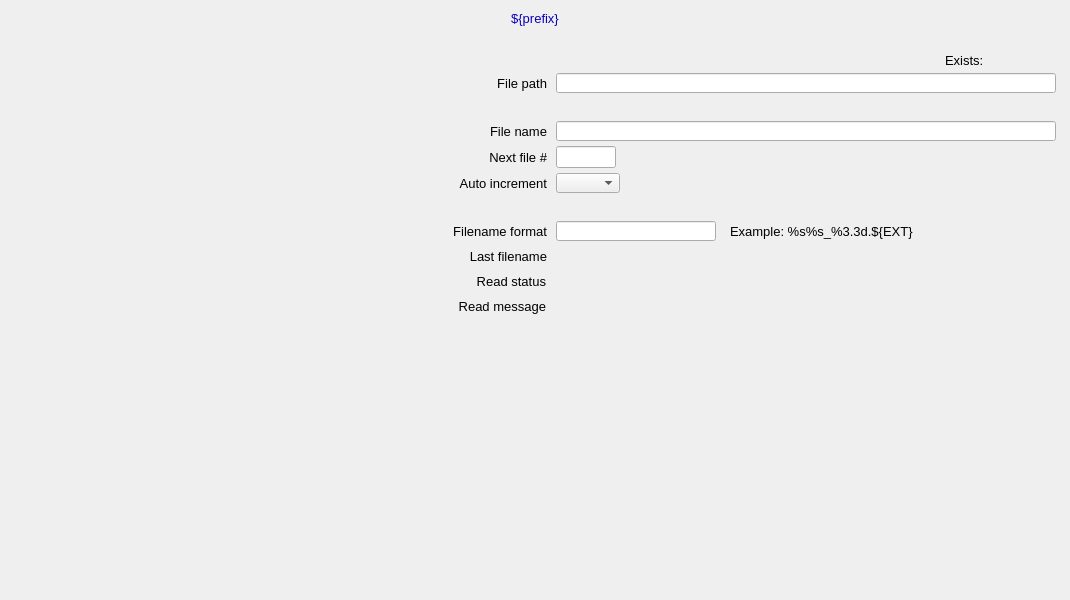
<?xml version="1.0" ?>
<ui version="4.0">
  <class>Dialog</class>
  <widget class="QWidget" name="screen">
    <property name="geometry">
      <rect>
        <x>360</x>
        <y>159</y>
        <width>1070</width>
        <height>600</height>
      </rect>
    </property>
    <property name="styleSheet">
      <string notr="true">QWidget#screen {
  color: rgb(0, 0, 0);
  background-color: rgb(187, 187, 187);
  }</string>
    </property>
    <property name="windowTitle">
      <string>NDProcessTIFF</string>
    </property>
    <widget class="PyDMDrawingRectangle" name="rectangle">
      <property name="geometry">
        <rect>
          <x>0</x>
          <y>5</y>
          <width>1070</width>
          <height>26</height>
        </rect>
      </property>
      <property name="brush" stdset="0">
        <brush brushstyle="SolidPattern">
          <color alpha="255">
            <red>218</red>
            <green>218</green>
            <blue>218</blue>
          </color>
        </brush>
      </property>
      <property name="penStyle" stdset="0">
        <enum>Qt::SolidLine</enum>
      </property>
      <property name="penColor" stdset="0">
        <color>
          <red>218</red>
          <green>218</green>
          <blue>218</blue>
        </color>
      </property>
      <property name="penWidth" stdset="0">
        <double>0</double>
      </property>
      <property name="penCapStyle" stdset="0">
        <enum>Qt::FlatCap</enum>
      </property>
      <property name="toolTip">
        <string>rectangle</string>
      </property>
    </widget>
    <widget class="QLabel" name="text">
      <property name="geometry">
        <rect>
          <x>0</x>
          <y>6</y>
          <width>1070</width>
          <height>25</height>
        </rect>
      </property>
      <property name="text">
        <string>${prefix}</string>
      </property>
      <property name="font" stdset="0">
        <font>
          <pointsize>10</pointsize>
        </font>
      </property>
      <property name="brush" stdset="0">
        <brush brushstyle="SolidPattern">
          <color alpha="255">
            <red>10</red>
            <green>0</green>
            <blue>184</blue>
          </color>
        </brush>
      </property>
      <property name="toolTip">
        <string>text</string>
      </property>
      <property name="alignment">
        <set>Qt::AlignCenter</set>
      </property>
      <property name="styleSheet">
        <string notr="true">QLabel#text {
  color: rgb(10, 0, 184);
  }</string>
      </property>
    </widget>
    <widget class="PyDMEmbeddedDisplay" name="composite">
      <property name="geometry">
        <rect>
          <x>5</x>
          <y>40</y>
          <width>380</width>
          <height>555</height>
        </rect>
      </property>
      <property name="toolTip">
        <string>composite</string>
      </property>
      <property name="filename" stdset="0">
        <string>PluginBase_V331.ui</string>
      </property>
    </widget>
    <widget class="PyDMDrawingRectangle" name="rectangle_1">
      <property name="geometry">
        <rect>
          <x>390</x>
          <y>40</y>
          <width>675</width>
          <height>280</height>
        </rect>
      </property>
      <property name="brush" stdset="0">
        <brush brushstyle="NoBrush">
          <color alpha="255">
            <red>0</red>
            <green>0</green>
            <blue>0</blue>
          </color>
        </brush>
      </property>
      <property name="penStyle" stdset="0">
        <enum>Qt::SolidLine</enum>
      </property>
      <property name="penColor" stdset="0">
        <color>
          <red>0</red>
          <green>0</green>
          <blue>0</blue>
        </color>
      </property>
      <property name="penWidth" stdset="0">
        <double>1</double>
      </property>
      <property name="penCapStyle" stdset="0">
        <enum>Qt::FlatCap</enum>
      </property>
      <property name="toolTip">
        <string>rectangle_1</string>
      </property>
    </widget>
    <widget class="QLabel" name="text_1">
      <property name="geometry">
        <rect>
          <x>417</x>
          <y>246</y>
          <width>130</width>
          <height>20</height>
        </rect>
      </property>
      <property name="text">
        <string>Last filename</string>
      </property>
      <property name="font" stdset="0">
        <font>
          <pointsize>10</pointsize>
        </font>
      </property>
      <property name="brush" stdset="0">
        <brush brushstyle="SolidPattern">
          <color alpha="255">
            <red>0</red>
            <green>0</green>
            <blue>0</blue>
          </color>
        </brush>
      </property>
      <property name="toolTip">
        <string>text_1</string>
      </property>
      <property name="alignment">
        <set>Qt::AlignRight|Qt::AlignTrailing|Qt::AlignVCenter</set>
      </property>
      <property name="styleSheet">
        <string notr="true">QLabel#text_1 {
  color: rgb(0, 0, 0);
  }</string>
      </property>
    </widget>
    <widget class="PyDMLabel" name="text_update">
      <property name="geometry">
        <rect>
          <x>556</x>
          <y>247</y>
          <width>500</width>
          <height>18</height>
        </rect>
      </property>
      <property name="toolTip">
        <string>PV: ${prefix}FullFileName_RBV</string>
      </property>
      <property name="channel" stdset="0">
        <string>ca://${prefix}FullFileName_RBV</string>
      </property>
      <property name="displayFormat" stdset="0">
        <enum>PyDMLabel::String</enum>
      </property>
      <property name="font" stdset="0">
        <font>
          <pointsize>10</pointsize>
        </font>
      </property>
      <property name="alignment">
        <set>Qt::AlignLeading|Qt::AlignLeft|Qt::AlignVCenter</set>
      </property>
      <property name="textInteractionFlags">
        <set>Qt::TextSelectableByKeyboard|Qt::TextSelectableByMouse</set>
      </property>
      <property name="styleSheet">
        <string notr="true">PyDMLabel#text_update {
  color: rgb(10, 0, 184);
  background-color: rgb(187, 187, 187);
  }</string>
      </property>
    </widget>
    <widget class="QLabel" name="text_2">
      <property name="geometry">
        <rect>
          <x>397</x>
          <y>221</y>
          <width>150</width>
          <height>20</height>
        </rect>
      </property>
      <property name="text">
        <string>Filename format</string>
      </property>
      <property name="font" stdset="0">
        <font>
          <pointsize>10</pointsize>
        </font>
      </property>
      <property name="brush" stdset="0">
        <brush brushstyle="SolidPattern">
          <color alpha="255">
            <red>0</red>
            <green>0</green>
            <blue>0</blue>
          </color>
        </brush>
      </property>
      <property name="toolTip">
        <string>text_2</string>
      </property>
      <property name="alignment">
        <set>Qt::AlignRight|Qt::AlignTrailing|Qt::AlignVCenter</set>
      </property>
      <property name="styleSheet">
        <string notr="true">QLabel#text_2 {
  color: rgb(0, 0, 0);
  }</string>
      </property>
    </widget>
    <widget class="PyDMLabel" name="text_update_1">
      <property name="geometry">
        <rect>
          <x>556</x>
          <y>198</y>
          <width>160</width>
          <height>18</height>
        </rect>
      </property>
      <property name="toolTip">
        <string>PV: ${prefix}FileTemplate_RBV</string>
      </property>
      <property name="channel" stdset="0">
        <string>ca://${prefix}FileTemplate_RBV</string>
      </property>
      <property name="displayFormat" stdset="0">
        <enum>PyDMLabel::String</enum>
      </property>
      <property name="font" stdset="0">
        <font>
          <pointsize>10</pointsize>
        </font>
      </property>
      <property name="alignment">
        <set>Qt::AlignLeading|Qt::AlignLeft|Qt::AlignVCenter</set>
      </property>
      <property name="textInteractionFlags">
        <set>Qt::TextSelectableByKeyboard|Qt::TextSelectableByMouse</set>
      </property>
      <property name="styleSheet">
        <string notr="true">PyDMLabel#text_update_1 {
  color: rgb(10, 0, 184);
  background-color: rgb(187, 187, 187);
  }</string>
      </property>
    </widget>
    <widget class="PyDMLineEdit" name="text_entry">
      <property name="geometry">
        <rect>
          <x>556</x>
          <y>221</y>
          <width>160</width>
          <height>20</height>
        </rect>
      </property>
      <property name="channel" stdset="0">
        <string>ca://${prefix}FileTemplate</string>
      </property>
      <property name="toolTip">
        <string>${prefix}FileTemplate</string>
      </property>
      <property name="displayFormat" stdset="0">
        <enum>PyDMLineEdit::String</enum>
      </property>
      <property name="font" stdset="0">
        <font>
          <pointsize>10</pointsize>
        </font>
      </property>
      <property name="styleSheet">
        <string notr="true">PyDMLineEdit#text_entry {
  color: rgb(0, 0, 0);
  background-color: rgb(115, 223, 255);
  border: 1px solid black;
  margin: 0px;
  padding: 0px;
  spacing: 0px;
  }</string>
      </property>
    </widget>
    <widget class="QLabel" name="text_3">
      <property name="geometry">
        <rect>
          <x>407</x>
          <y>173</y>
          <width>140</width>
          <height>20</height>
        </rect>
      </property>
      <property name="text">
        <string>Auto increment</string>
      </property>
      <property name="font" stdset="0">
        <font>
          <pointsize>10</pointsize>
        </font>
      </property>
      <property name="brush" stdset="0">
        <brush brushstyle="SolidPattern">
          <color alpha="255">
            <red>0</red>
            <green>0</green>
            <blue>0</blue>
          </color>
        </brush>
      </property>
      <property name="toolTip">
        <string>text_3</string>
      </property>
      <property name="alignment">
        <set>Qt::AlignRight|Qt::AlignTrailing|Qt::AlignVCenter</set>
      </property>
      <property name="styleSheet">
        <string notr="true">QLabel#text_3 {
  color: rgb(0, 0, 0);
  }</string>
      </property>
    </widget>
    <widget class="PyDMEnumComboBox" name="menu">
      <property name="geometry">
        <rect>
          <x>556</x>
          <y>173</y>
          <width>64</width>
          <height>20</height>
        </rect>
      </property>
      <property name="toolTip">
        <string>${prefix}AutoIncrement</string>
      </property>
      <property name="channel" stdset="0">
        <string>ca://${prefix}AutoIncrement</string>
      </property>
      <property name="font" stdset="0">
        <font>
          <pointsize>10</pointsize>
        </font>
      </property>
      <property name="styleSheet">
        <string notr="true">PyDMEnumComboBox#menu {
  color: rgb(0, 0, 0);
  background-color: rgb(115, 223, 255);
  }</string>
      </property>
    </widget>
    <widget class="PyDMLabel" name="text_update_2">
      <property name="geometry">
        <rect>
          <x>625</x>
          <y>174</y>
          <width>80</width>
          <height>18</height>
        </rect>
      </property>
      <property name="toolTip">
        <string>PV: ${prefix}AutoIncrement_RBV</string>
      </property>
      <property name="channel" stdset="0">
        <string>ca://${prefix}AutoIncrement_RBV</string>
      </property>
      <property name="displayFormat" stdset="0">
        <enum>PyDMLabel::String</enum>
      </property>
      <property name="font" stdset="0">
        <font>
          <pointsize>10</pointsize>
        </font>
      </property>
      <property name="alignment">
        <set>Qt::AlignLeading|Qt::AlignLeft|Qt::AlignVCenter</set>
      </property>
      <property name="textInteractionFlags">
        <set>Qt::TextSelectableByKeyboard|Qt::TextSelectableByMouse</set>
      </property>
      <property name="styleSheet">
        <string notr="true">PyDMLabel#text_update_2 {
  color: rgb(10, 0, 184);
  background-color: rgb(187, 187, 187);
  }</string>
      </property>
    </widget>
    <widget class="QLabel" name="text_4">
      <property name="geometry">
        <rect>
          <x>437</x>
          <y>147</y>
          <width>110</width>
          <height>20</height>
        </rect>
      </property>
      <property name="text">
        <string>Next file #</string>
      </property>
      <property name="font" stdset="0">
        <font>
          <pointsize>10</pointsize>
        </font>
      </property>
      <property name="brush" stdset="0">
        <brush brushstyle="SolidPattern">
          <color alpha="255">
            <red>0</red>
            <green>0</green>
            <blue>0</blue>
          </color>
        </brush>
      </property>
      <property name="toolTip">
        <string>text_4</string>
      </property>
      <property name="alignment">
        <set>Qt::AlignRight|Qt::AlignTrailing|Qt::AlignVCenter</set>
      </property>
      <property name="styleSheet">
        <string notr="true">QLabel#text_4 {
  color: rgb(0, 0, 0);
  }</string>
      </property>
    </widget>
    <widget class="PyDMLineEdit" name="text_entry_1">
      <property name="geometry">
        <rect>
          <x>556</x>
          <y>146</y>
          <width>60</width>
          <height>22</height>
        </rect>
      </property>
      <property name="channel" stdset="0">
        <string>ca://${prefix}FileNumber</string>
      </property>
      <property name="toolTip">
        <string>${prefix}FileNumber</string>
      </property>
      <property name="font" stdset="0">
        <font>
          <pointsize>10</pointsize>
        </font>
      </property>
      <property name="styleSheet">
        <string notr="true">PyDMLineEdit#text_entry_1 {
  color: rgb(0, 0, 0);
  background-color: rgb(115, 223, 255);
  border: 1px solid black;
  margin: 0px;
  padding: 0px;
  spacing: 0px;
  }</string>
      </property>
    </widget>
    <widget class="PyDMLabel" name="text_update_3">
      <property name="geometry">
        <rect>
          <x>621</x>
          <y>148</y>
          <width>80</width>
          <height>18</height>
        </rect>
      </property>
      <property name="toolTip">
        <string>PV: ${prefix}FileNumber_RBV</string>
      </property>
      <property name="channel" stdset="0">
        <string>ca://${prefix}FileNumber_RBV</string>
      </property>
      <property name="font" stdset="0">
        <font>
          <pointsize>10</pointsize>
        </font>
      </property>
      <property name="alignment">
        <set>Qt::AlignLeading|Qt::AlignLeft|Qt::AlignVCenter</set>
      </property>
      <property name="textInteractionFlags">
        <set>Qt::TextSelectableByKeyboard|Qt::TextSelectableByMouse</set>
      </property>
      <property name="styleSheet">
        <string notr="true">PyDMLabel#text_update_3 {
  color: rgb(10, 0, 184);
  background-color: rgb(187, 187, 187);
  }</string>
      </property>
    </widget>
    <widget class="QLabel" name="text_5">
      <property name="geometry">
        <rect>
          <x>457</x>
          <y>121</y>
          <width>90</width>
          <height>20</height>
        </rect>
      </property>
      <property name="text">
        <string>File name</string>
      </property>
      <property name="font" stdset="0">
        <font>
          <pointsize>10</pointsize>
        </font>
      </property>
      <property name="brush" stdset="0">
        <brush brushstyle="SolidPattern">
          <color alpha="255">
            <red>0</red>
            <green>0</green>
            <blue>0</blue>
          </color>
        </brush>
      </property>
      <property name="toolTip">
        <string>text_5</string>
      </property>
      <property name="alignment">
        <set>Qt::AlignRight|Qt::AlignTrailing|Qt::AlignVCenter</set>
      </property>
      <property name="styleSheet">
        <string notr="true">QLabel#text_5 {
  color: rgb(0, 0, 0);
  }</string>
      </property>
    </widget>
    <widget class="PyDMLineEdit" name="text_entry_2">
      <property name="geometry">
        <rect>
          <x>556</x>
          <y>121</y>
          <width>500</width>
          <height>20</height>
        </rect>
      </property>
      <property name="channel" stdset="0">
        <string>ca://${prefix}FileName</string>
      </property>
      <property name="toolTip">
        <string>${prefix}FileName</string>
      </property>
      <property name="displayFormat" stdset="0">
        <enum>PyDMLineEdit::String</enum>
      </property>
      <property name="font" stdset="0">
        <font>
          <pointsize>10</pointsize>
        </font>
      </property>
      <property name="styleSheet">
        <string notr="true">PyDMLineEdit#text_entry_2 {
  color: rgb(0, 0, 0);
  background-color: rgb(115, 223, 255);
  border: 1px solid black;
  margin: 0px;
  padding: 0px;
  spacing: 0px;
  }</string>
      </property>
    </widget>
    <widget class="PyDMLabel" name="text_update_4">
      <property name="geometry">
        <rect>
          <x>556</x>
          <y>98</y>
          <width>175</width>
          <height>18</height>
        </rect>
      </property>
      <property name="toolTip">
        <string>PV: ${prefix}FileName_RBV</string>
      </property>
      <property name="channel" stdset="0">
        <string>ca://${prefix}FileName_RBV</string>
      </property>
      <property name="displayFormat" stdset="0">
        <enum>PyDMLabel::String</enum>
      </property>
      <property name="font" stdset="0">
        <font>
          <pointsize>10</pointsize>
        </font>
      </property>
      <property name="alignment">
        <set>Qt::AlignLeading|Qt::AlignLeft|Qt::AlignVCenter</set>
      </property>
      <property name="textInteractionFlags">
        <set>Qt::TextSelectableByKeyboard|Qt::TextSelectableByMouse</set>
      </property>
      <property name="styleSheet">
        <string notr="true">PyDMLabel#text_update_4 {
  color: rgb(10, 0, 184);
  background-color: rgb(187, 187, 187);
  }</string>
      </property>
    </widget>
    <widget class="PyDMLabel" name="text_update_5">
      <property name="geometry">
        <rect>
          <x>556</x>
          <y>50</y>
          <width>385</width>
          <height>18</height>
        </rect>
      </property>
      <property name="toolTip">
        <string>PV: ${prefix}FilePath_RBV</string>
      </property>
      <property name="channel" stdset="0">
        <string>ca://${prefix}FilePath_RBV</string>
      </property>
      <property name="displayFormat" stdset="0">
        <enum>PyDMLabel::String</enum>
      </property>
      <property name="font" stdset="0">
        <font>
          <pointsize>10</pointsize>
        </font>
      </property>
      <property name="alignment">
        <set>Qt::AlignLeading|Qt::AlignLeft|Qt::AlignVCenter</set>
      </property>
      <property name="textInteractionFlags">
        <set>Qt::TextSelectableByKeyboard|Qt::TextSelectableByMouse</set>
      </property>
      <property name="styleSheet">
        <string notr="true">PyDMLabel#text_update_5 {
  color: rgb(10, 0, 184);
  background-color: rgb(187, 187, 187);
  }</string>
      </property>
    </widget>
    <widget class="QLabel" name="text_6">
      <property name="geometry">
        <rect>
          <x>457</x>
          <y>73</y>
          <width>90</width>
          <height>20</height>
        </rect>
      </property>
      <property name="text">
        <string>File path</string>
      </property>
      <property name="font" stdset="0">
        <font>
          <pointsize>10</pointsize>
        </font>
      </property>
      <property name="brush" stdset="0">
        <brush brushstyle="SolidPattern">
          <color alpha="255">
            <red>0</red>
            <green>0</green>
            <blue>0</blue>
          </color>
        </brush>
      </property>
      <property name="toolTip">
        <string>text_6</string>
      </property>
      <property name="alignment">
        <set>Qt::AlignRight|Qt::AlignTrailing|Qt::AlignVCenter</set>
      </property>
      <property name="styleSheet">
        <string notr="true">QLabel#text_6 {
  color: rgb(0, 0, 0);
  }</string>
      </property>
    </widget>
    <widget class="PyDMLineEdit" name="text_entry_3">
      <property name="geometry">
        <rect>
          <x>556</x>
          <y>73</y>
          <width>500</width>
          <height>20</height>
        </rect>
      </property>
      <property name="channel" stdset="0">
        <string>ca://${prefix}FilePath</string>
      </property>
      <property name="toolTip">
        <string>${prefix}FilePath</string>
      </property>
      <property name="displayFormat" stdset="0">
        <enum>PyDMLineEdit::String</enum>
      </property>
      <property name="font" stdset="0">
        <font>
          <pointsize>10</pointsize>
        </font>
      </property>
      <property name="styleSheet">
        <string notr="true">PyDMLineEdit#text_entry_3 {
  color: rgb(0, 0, 0);
  background-color: rgb(115, 223, 255);
  border: 1px solid black;
  margin: 0px;
  padding: 0px;
  spacing: 0px;
  }</string>
      </property>
    </widget>
    <widget class="QLabel" name="text_7">
      <property name="geometry">
        <rect>
          <x>945</x>
          <y>50</y>
          <width>70</width>
          <height>20</height>
        </rect>
      </property>
      <property name="text">
        <string>Exists:</string>
      </property>
      <property name="font" stdset="0">
        <font>
          <pointsize>10</pointsize>
        </font>
      </property>
      <property name="brush" stdset="0">
        <brush brushstyle="SolidPattern">
          <color alpha="255">
            <red>0</red>
            <green>0</green>
            <blue>0</blue>
          </color>
        </brush>
      </property>
      <property name="toolTip">
        <string>text_7</string>
      </property>
      <property name="alignment">
        <set>Qt::AlignLeading|Qt::AlignLeft|Qt::AlignVCenter</set>
      </property>
      <property name="styleSheet">
        <string notr="true">QLabel#text_7 {
  color: rgb(0, 0, 0);
  }</string>
      </property>
    </widget>
    <widget class="PyDMLabel" name="text_update_6">
      <property name="geometry">
        <rect>
          <x>1020</x>
          <y>50</y>
          <width>40</width>
          <height>20</height>
        </rect>
      </property>
      <property name="toolTip">
        <string>PV: ${prefix}FilePathExists_RBV</string>
      </property>
      <property name="channel" stdset="0">
        <string>ca://${prefix}FilePathExists_RBV</string>
      </property>
      <property name="displayFormat" stdset="0">
        <enum>PyDMLabel::String</enum>
      </property>
      <property name="font" stdset="0">
        <font>
          <pointsize>10</pointsize>
        </font>
      </property>
      <property name="alignment">
        <set>Qt::AlignLeading|Qt::AlignLeft|Qt::AlignVCenter</set>
      </property>
      <property name="textInteractionFlags">
        <set>Qt::TextSelectableByKeyboard|Qt::TextSelectableByMouse</set>
      </property>
      <property name="styleSheet">
        <string notr="true">PyDMLabel#text_update_6 {
  color: rgb(0, 0, 0);
  background-color: rgb(218, 218, 218);
  }</string>
      </property>
    </widget>
    <widget class="QLabel" name="text_8">
      <property name="geometry">
        <rect>
          <x>730</x>
          <y>221</y>
          <width>260</width>
          <height>20</height>
        </rect>
      </property>
      <property name="text">
        <string>Example: %s%s_%3.3d.${EXT}</string>
      </property>
      <property name="font" stdset="0">
        <font>
          <pointsize>10</pointsize>
        </font>
      </property>
      <property name="brush" stdset="0">
        <brush brushstyle="SolidPattern">
          <color alpha="255">
            <red>0</red>
            <green>0</green>
            <blue>0</blue>
          </color>
        </brush>
      </property>
      <property name="toolTip">
        <string>text_8</string>
      </property>
      <property name="alignment">
        <set>Qt::AlignLeading|Qt::AlignLeft|Qt::AlignVCenter</set>
      </property>
      <property name="styleSheet">
        <string notr="true">QLabel#text_8 {
  color: rgb(0, 0, 0);
  }</string>
      </property>
    </widget>
    <widget class="PyDMFrame" name="composite_1">
      <property name="geometry">
        <rect>
          <x>426</x>
          <y>271</y>
          <width>634</width>
          <height>45</height>
        </rect>
      </property>
      <widget class="QLabel" name="text_9">
        <property name="geometry">
          <rect>
            <x>10</x>
            <y>0</y>
            <width>110</width>
            <height>20</height>
          </rect>
        </property>
        <property name="text">
          <string>Read status</string>
        </property>
        <property name="font" stdset="0">
          <font>
            <pointsize>10</pointsize>
          </font>
        </property>
        <property name="brush" stdset="0">
          <brush brushstyle="SolidPattern">
            <color alpha="255">
              <red>0</red>
              <green>0</green>
              <blue>0</blue>
            </color>
          </brush>
        </property>
        <property name="toolTip">
          <string>text_9</string>
        </property>
        <property name="alignment">
          <set>Qt::AlignRight|Qt::AlignTrailing|Qt::AlignVCenter</set>
        </property>
        <property name="styleSheet">
          <string notr="true">QLabel#text_9 {
  color: rgb(0, 0, 0);
  }</string>
        </property>
      </widget>
      <widget class="PyDMLabel" name="text_update_7">
        <property name="geometry">
          <rect>
            <x>129</x>
            <y>0</y>
            <width>120</width>
            <height>20</height>
          </rect>
        </property>
        <property name="toolTip">
          <string>PV: ${prefix}WriteStatus</string>
        </property>
        <property name="channel" stdset="0">
          <string>ca://${prefix}WriteStatus</string>
        </property>
        <property name="displayFormat" stdset="0">
          <enum>PyDMLabel::String</enum>
        </property>
        <property name="font" stdset="0">
          <font>
            <pointsize>10</pointsize>
          </font>
        </property>
        <property name="alignment">
          <set>Qt::AlignLeading|Qt::AlignLeft|Qt::AlignVCenter</set>
        </property>
        <property name="textInteractionFlags">
          <set>Qt::TextSelectableByKeyboard|Qt::TextSelectableByMouse</set>
        </property>
        <property name="styleSheet">
          <string notr="true">PyDMLabel#text_update_7 {
  color: rgb(40, 147, 21);
  background-color: rgb(187, 187, 187);
  }</string>
        </property>
      </widget>
      <widget class="QLabel" name="text_10">
        <property name="geometry">
          <rect>
            <x>0</x>
            <y>25</y>
            <width>120</width>
            <height>20</height>
          </rect>
        </property>
        <property name="text">
          <string>Read message</string>
        </property>
        <property name="font" stdset="0">
          <font>
            <pointsize>10</pointsize>
          </font>
        </property>
        <property name="brush" stdset="0">
          <brush brushstyle="SolidPattern">
            <color alpha="255">
              <red>0</red>
              <green>0</green>
              <blue>0</blue>
            </color>
          </brush>
        </property>
        <property name="toolTip">
          <string>text_10</string>
        </property>
        <property name="alignment">
          <set>Qt::AlignRight|Qt::AlignTrailing|Qt::AlignVCenter</set>
        </property>
        <property name="styleSheet">
          <string notr="true">QLabel#text_10 {
  color: rgb(0, 0, 0);
  }</string>
        </property>
      </widget>
      <widget class="PyDMLabel" name="text_update_8">
        <property name="geometry">
          <rect>
            <x>129</x>
            <y>28</y>
            <width>505</width>
            <height>14</height>
          </rect>
        </property>
        <property name="toolTip">
          <string>PV: ${prefix}WriteMessage</string>
        </property>
        <property name="channel" stdset="0">
          <string>ca://${prefix}WriteMessage</string>
        </property>
        <property name="displayFormat" stdset="0">
          <enum>PyDMLabel::String</enum>
        </property>
        <property name="font" stdset="0">
          <font>
            <pointsize>8</pointsize>
          </font>
        </property>
        <property name="alignment">
          <set>Qt::AlignLeading|Qt::AlignLeft|Qt::AlignVCenter</set>
        </property>
        <property name="textInteractionFlags">
          <set>Qt::TextSelectableByKeyboard|Qt::TextSelectableByMouse</set>
        </property>
        <property name="styleSheet">
          <string notr="true">PyDMLabel#text_update_8 {
  color: rgb(253, 0, 0);
  background-color: rgb(218, 218, 218);
  }</string>
        </property>
      </widget>
    </widget>
  </widget>
  <customwidgets>
    <customwidget>
      <class>PyDMDrawingRectangle</class>
      <extends>QWidget</extends>
      <header>pydm.widgets.drawing</header>
    </customwidget>
    <customwidget>
      <class>PyDMLabel</class>
      <extends>QLabel</extends>
      <header>pydm.widgets.label</header>
    </customwidget>
    <customwidget>
      <class>PyDMEmbeddedDisplay</class>
      <extends>QFrame</extends>
      <header>pydm.widgets.embedded_display</header>
    </customwidget>
    <customwidget>
      <class>PyDMLineEdit</class>
      <extends>QLineEdit</extends>
      <header>pydm.widgets.line_edit</header>
    </customwidget>
    <customwidget>
      <class>PyDMEnumComboBox</class>
      <extends>QComboBox</extends>
      <header>pydm.widgets.enum_combo_box</header>
    </customwidget>
    <customwidget>
      <class>PyDMFrame</class>
      <extends>QFrame</extends>
      <header>pydm.widgets.frame</header>
    </customwidget>
  </customwidgets>
</ui>
